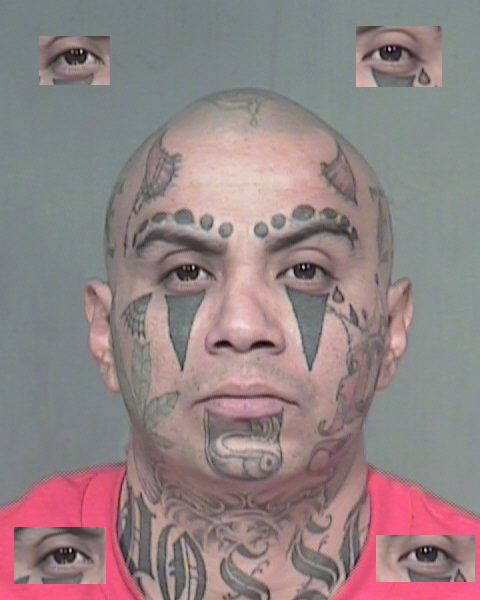
#> input picture OpenCV/mugshot.jpg, 480 x 600 px
$ python csci442quiz2.py
#> lines starting #> are read from the running program, lines starting #| are printed output that depends on the picture; after the words box and inside, x2 and y2 are one past the last pixel; in counts of white or black regions, pixels touching at a corner belong together
import cv2 as cv, time
import numpy as np


cv.namedWindow("Walker_Ward")

#Level  1
src = cv.imread("mugshot.jpg", 1)
#> src is the input picture: shape (600, 480, 3); mean B, G, R 132.1, 131.1, 146.8
if src is None:
    print("missing image")
else:
    dims = src.shape
#> dims = (600, 480, 3)
    h = src.shape[0]
#> h = 600
    w = src.shape[1]
#> w = 480
    c = src.shape[2]
#> c = 3
    srcBkp = src.copy()
    #src = cv.cvtColor(src, cv.COLOR_RGB2GRAY)
    #cv.imshow("Walker_Ward", src)


    #Level  2
    thirty = np.full((h, w, c), 30, np.uint8)

    img = src + thirty

    #Level  3
    x = 50
    y = h - 75
#> y = 525
    cv.putText(src, ("CSCI 442 Walker Ward"), (x,y), cv.FONT_HERSHEY_SIMPLEX, 1, (255,0,0), 2, cv.LINE_AA)
#> src: shape (600, 480, 3); 1.36% of pixels changed, all inside (x1, y1, x2, y2) = (51, 502, 401, 528)

    #Level 4
    face_cascade = cv.CascadeClassifier(cv.data.haarcascades + 'haarcascade_frontalface_default.xml') #overflow
    eye_cascade = cv.CascadeClassifier(cv.data.haarcascades + 'haarcascade_eye.xml')

    gray = cv.cvtColor(src, cv.COLOR_RGB2GRAY)
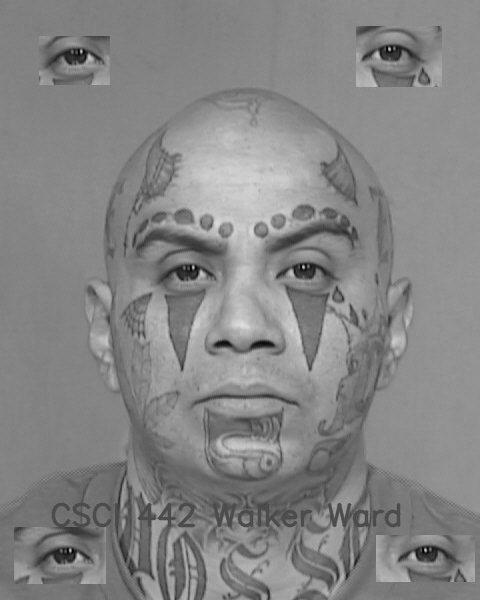
#> gray: shape (600, 480); min 1, max 224, mean 132.8
    faces = face_cascade.detectMultiScale(gray, 1.3, 5)
#> faces = [[73, 124, 368, 368]]

    for (x,y,w,h) in faces:
        cv.rectangle(src, (x,y), (x+w, y+h), (255,0,0), 2)
        roi_gray = gray[y:y+h, x:x+w]
        roi_color = src[y:y+h, x:x+w]
        eyes = eye_cascade.detectMultiScale(roi_gray, 1.3, 5)

        for (ex,ey,ew,eh) in eyes:
            cv.rectangle(roi_color,(ex,ey),(ex+ew+10,ey+eh),(0,255,0),2)
#> this loop made 1 pass
#> (x, y, w, h, eyes) on pass 1: (73, 124, 368, 368, [[199, 119, 55, 55], [84, 121, 57, 57]])
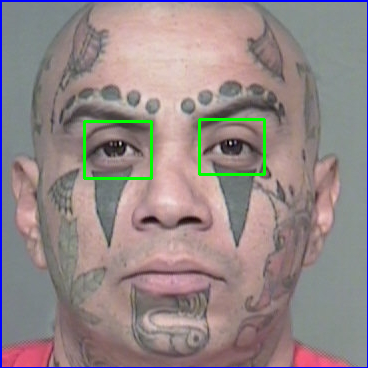
#> roi_color: shape (368, 368, 3); mean B, G, R 135.1, 135.3, 148.2
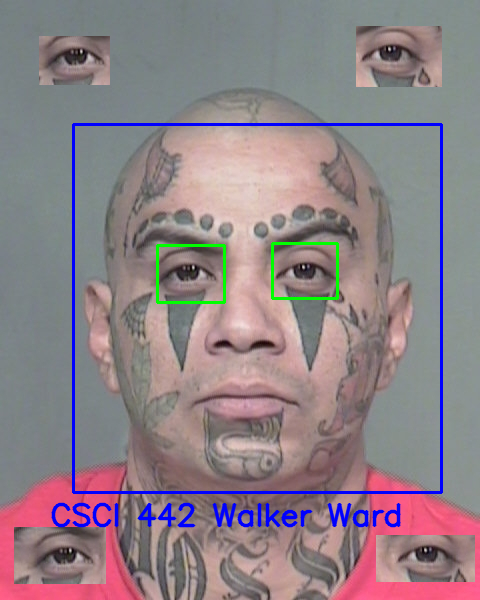
#> src: shape (600, 480, 3); mean B, G, R 134.7, 128.7, 142.3

    #Level 5
    gray = cv.cvtColor(src, cv.COLOR_RGB2GRAY)
    faces = face_cascade.detectMultiScale(gray, 1.3, 5)
#> faces = [[59, 122, 380, 380]]

    for (x,y,w,h) in faces:
        cv.rectangle(src, (x,y), (x+w, y+h), (255,0,0), 2)
        eyes = eye_cascade.detectMultiScale(gray, 1.3, 5)

        for (ex,ey,ew,eh) in eyes:
            cv.rectangle(src,(ex,ey),(ex+ew+10,ey+eh),(0,255,0),2)
#> this loop made 1 pass
#> src: shape (600, 480, 3); 2.61% of pixels changed, all inside (x1, y1, x2, y2) = (35, 23, 460, 582)

    #Level 6
    left = cv.imread("lefteye.png")
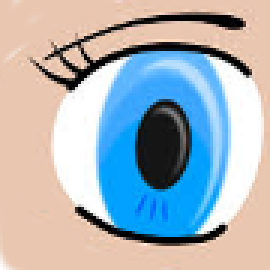
#> input picture OpenCV/lefteye.png, 90 x 90 px (shown 3 times larger)
#> left is the input picture: shape (90, 90, 3); mean B, G, R 186.8, 179.1, 168.7
    right = cv.imread("righteye.png")
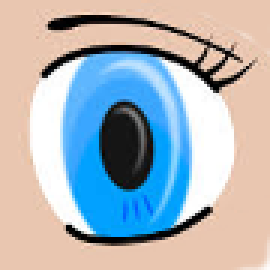
#> input picture OpenCV/righteye.png, 90 x 90 px (shown 3 times larger)
#> right is the input picture: shape (90, 90, 3); mean B, G, R 186.4, 179.8, 171.2

    face_cascade = cv.CascadeClassifier(cv.data.haarcascades + 'haarcascade_frontalface_default.xml') #overflow
    eye_cascade = cv.CascadeClassifier(cv.data.haarcascades + 'haarcascade_eye.xml')

    gray = cv.cvtColor(srcBkp, cv.COLOR_RGB2GRAY)
    faces = face_cascade.detectMultiScale(gray, 1.3, 5)
#> faces = [[83, 132, 348, 348]]

    for (x,y,w,h) in faces:
        cv.rectangle(srcBkp, (x,y), (x+w, y+h), (255,0,0), 2)
        roi_gray = gray[y:y+h, x:x+w]
        roi_color = srcBkp[y:y+h, x:x+w]
        eyes = eye_cascade.detectMultiScale(roi_gray, 1.3, 5)

        for (ex,ey,ew,eh) in eyes:
            offset = 20
            if(ex < (w/2)):
                for row in range(90):
                    for col in range(90):
                        srcBkp[row+y+ey-offset, col+x+ex-offset] = left[row,col]
            elif(ex > (w/2)):
                for row in range(90):
                    for col in range(90):
                        srcBkp[row+y+ey-offset, col+x+ex-offset] = right[row,col]

            ew = 90
            eh = 90
            offset = 20
            cv.rectangle(roi_color,(ex-offset,ey-offset),(ex+ew-offset,ey+eh-offset),(0,255,0),2)
#> this loop made 1 pass
#> (x, y, w, h, eyes) on pass 1: (83, 132, 348, 348, [[192, 111, 55, 55], [74, 113, 58, 58]])
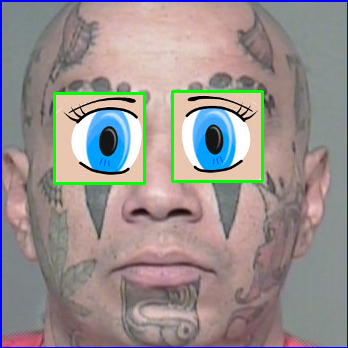
#> roi_color: shape (348, 348, 3); mean B, G, R 143.1, 143.9, 151.6
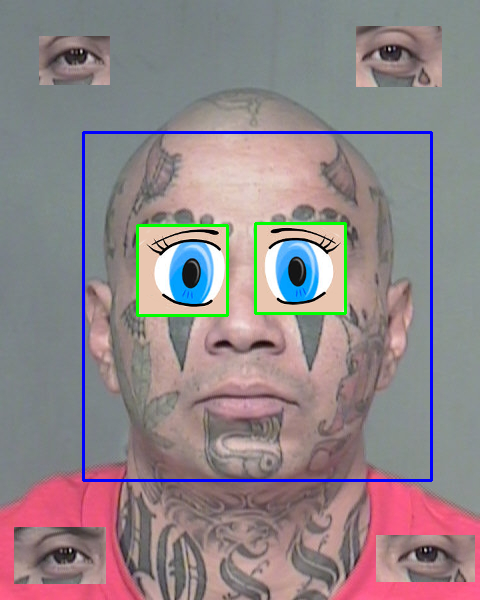
#> srcBkp: shape (600, 480, 3); 7.45% of pixels changed, all inside (x1, y1, x2, y2) = (82, 131, 433, 482)


    cv.imshow("Walker_Ward", src)

    cv.imshow("Walker_Ward", srcBkp)
